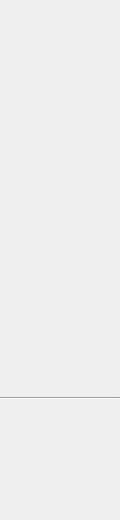
<?xml version="1.0" encoding="UTF-8"?>
<ui version="4.0">
 <class>OknoStatusowe</class>
 <widget class="QWidget" name="OknoStatusowe">
  <property name="geometry">
   <rect>
    <x>0</x>
    <y>0</y>
    <width>120</width>
    <height>520</height>
   </rect>
  </property>
  <property name="sizePolicy">
   <sizepolicy hsizetype="Fixed" vsizetype="Fixed">
    <horstretch>0</horstretch>
    <verstretch>0</verstretch>
   </sizepolicy>
  </property>
  <property name="windowTitle">
   <string>Form</string>
  </property>
  <widget class="StanCzujnika" name="zawor1" native="true">
   <property name="geometry">
    <rect>
     <x>0</x>
     <y>0</y>
     <width>120</width>
     <height>40</height>
    </rect>
   </property>
   <property name="sizePolicy">
    <sizepolicy hsizetype="Fixed" vsizetype="Fixed">
     <horstretch>0</horstretch>
     <verstretch>0</verstretch>
    </sizepolicy>
   </property>
   <property name="minimumSize">
    <size>
     <width>120</width>
     <height>0</height>
    </size>
   </property>
   <property name="maximumSize">
    <size>
     <width>120</width>
     <height>16777215</height>
    </size>
   </property>
  </widget>
  <widget class="StanCzujnika" name="zawor2" native="true">
   <property name="geometry">
    <rect>
     <x>0</x>
     <y>40</y>
     <width>120</width>
     <height>40</height>
    </rect>
   </property>
   <property name="sizePolicy">
    <sizepolicy hsizetype="Fixed" vsizetype="Fixed">
     <horstretch>0</horstretch>
     <verstretch>0</verstretch>
    </sizepolicy>
   </property>
   <property name="minimumSize">
    <size>
     <width>120</width>
     <height>0</height>
    </size>
   </property>
   <property name="maximumSize">
    <size>
     <width>120</width>
     <height>16777215</height>
    </size>
   </property>
  </widget>
  <widget class="StanCzujnika" name="zawor3" native="true">
   <property name="geometry">
    <rect>
     <x>0</x>
     <y>80</y>
     <width>120</width>
     <height>40</height>
    </rect>
   </property>
   <property name="sizePolicy">
    <sizepolicy hsizetype="Fixed" vsizetype="Fixed">
     <horstretch>0</horstretch>
     <verstretch>0</verstretch>
    </sizepolicy>
   </property>
   <property name="minimumSize">
    <size>
     <width>120</width>
     <height>0</height>
    </size>
   </property>
   <property name="maximumSize">
    <size>
     <width>120</width>
     <height>16777215</height>
    </size>
   </property>
  </widget>
  <widget class="StanCzujnika" name="zawor4" native="true">
   <property name="geometry">
    <rect>
     <x>0</x>
     <y>120</y>
     <width>120</width>
     <height>40</height>
    </rect>
   </property>
   <property name="sizePolicy">
    <sizepolicy hsizetype="Fixed" vsizetype="Fixed">
     <horstretch>0</horstretch>
     <verstretch>0</verstretch>
    </sizepolicy>
   </property>
   <property name="minimumSize">
    <size>
     <width>120</width>
     <height>0</height>
    </size>
   </property>
   <property name="maximumSize">
    <size>
     <width>120</width>
     <height>16777215</height>
    </size>
   </property>
  </widget>
  <widget class="StanCzujnika" name="zawor5" native="true">
   <property name="geometry">
    <rect>
     <x>0</x>
     <y>160</y>
     <width>120</width>
     <height>40</height>
    </rect>
   </property>
   <property name="sizePolicy">
    <sizepolicy hsizetype="Fixed" vsizetype="Fixed">
     <horstretch>0</horstretch>
     <verstretch>0</verstretch>
    </sizepolicy>
   </property>
   <property name="minimumSize">
    <size>
     <width>120</width>
     <height>0</height>
    </size>
   </property>
   <property name="maximumSize">
    <size>
     <width>120</width>
     <height>16777215</height>
    </size>
   </property>
  </widget>
  <widget class="StanCzujnika" name="zawor6" native="true">
   <property name="geometry">
    <rect>
     <x>0</x>
     <y>200</y>
     <width>120</width>
     <height>40</height>
    </rect>
   </property>
   <property name="sizePolicy">
    <sizepolicy hsizetype="Fixed" vsizetype="Fixed">
     <horstretch>0</horstretch>
     <verstretch>0</verstretch>
    </sizepolicy>
   </property>
   <property name="minimumSize">
    <size>
     <width>120</width>
     <height>0</height>
    </size>
   </property>
   <property name="maximumSize">
    <size>
     <width>120</width>
     <height>16777215</height>
    </size>
   </property>
  </widget>
  <widget class="StanCzujnika" name="zawor7" native="true">
   <property name="geometry">
    <rect>
     <x>0</x>
     <y>240</y>
     <width>120</width>
     <height>40</height>
    </rect>
   </property>
   <property name="sizePolicy">
    <sizepolicy hsizetype="Fixed" vsizetype="Fixed">
     <horstretch>0</horstretch>
     <verstretch>0</verstretch>
    </sizepolicy>
   </property>
   <property name="minimumSize">
    <size>
     <width>120</width>
     <height>0</height>
    </size>
   </property>
   <property name="maximumSize">
    <size>
     <width>120</width>
     <height>16777215</height>
    </size>
   </property>
  </widget>
  <widget class="StanCzujnika" name="zawor8" native="true">
   <property name="geometry">
    <rect>
     <x>0</x>
     <y>280</y>
     <width>120</width>
     <height>40</height>
    </rect>
   </property>
   <property name="sizePolicy">
    <sizepolicy hsizetype="Fixed" vsizetype="Fixed">
     <horstretch>0</horstretch>
     <verstretch>0</verstretch>
    </sizepolicy>
   </property>
   <property name="minimumSize">
    <size>
     <width>120</width>
     <height>0</height>
    </size>
   </property>
   <property name="maximumSize">
    <size>
     <width>120</width>
     <height>16777215</height>
    </size>
   </property>
  </widget>
  <widget class="StanCzujnika" name="pilot" native="true">
   <property name="geometry">
    <rect>
     <x>0</x>
     <y>320</y>
     <width>120</width>
     <height>40</height>
    </rect>
   </property>
   <property name="sizePolicy">
    <sizepolicy hsizetype="Fixed" vsizetype="Fixed">
     <horstretch>0</horstretch>
     <verstretch>0</verstretch>
    </sizepolicy>
   </property>
   <property name="minimumSize">
    <size>
     <width>120</width>
     <height>0</height>
    </size>
   </property>
   <property name="maximumSize">
    <size>
     <width>120</width>
     <height>16777215</height>
    </size>
   </property>
  </widget>
  <widget class="StanCzujnika" name="usb6210" native="true">
   <property name="geometry">
    <rect>
     <x>0</x>
     <y>400</y>
     <width>120</width>
     <height>40</height>
    </rect>
   </property>
   <property name="sizePolicy">
    <sizepolicy hsizetype="Fixed" vsizetype="Fixed">
     <horstretch>0</horstretch>
     <verstretch>0</verstretch>
    </sizepolicy>
   </property>
   <property name="minimumSize">
    <size>
     <width>120</width>
     <height>0</height>
    </size>
   </property>
   <property name="maximumSize">
    <size>
     <width>120</width>
     <height>16777215</height>
    </size>
   </property>
  </widget>
  <widget class="StanCzujnika" name="usb6501" native="true">
   <property name="geometry">
    <rect>
     <x>0</x>
     <y>440</y>
     <width>120</width>
     <height>40</height>
    </rect>
   </property>
   <property name="sizePolicy">
    <sizepolicy hsizetype="Fixed" vsizetype="Fixed">
     <horstretch>0</horstretch>
     <verstretch>0</verstretch>
    </sizepolicy>
   </property>
   <property name="minimumSize">
    <size>
     <width>120</width>
     <height>0</height>
    </size>
   </property>
   <property name="maximumSize">
    <size>
     <width>120</width>
     <height>16777215</height>
    </size>
   </property>
  </widget>
  <widget class="StanCzujnika" name="dozownik" native="true">
   <property name="geometry">
    <rect>
     <x>0</x>
     <y>480</y>
     <width>120</width>
     <height>40</height>
    </rect>
   </property>
   <property name="sizePolicy">
    <sizepolicy hsizetype="Fixed" vsizetype="Fixed">
     <horstretch>0</horstretch>
     <verstretch>0</verstretch>
    </sizepolicy>
   </property>
   <property name="minimumSize">
    <size>
     <width>120</width>
     <height>0</height>
    </size>
   </property>
   <property name="maximumSize">
    <size>
     <width>120</width>
     <height>16777215</height>
    </size>
   </property>
  </widget>
  <widget class="Line" name="line">
   <property name="geometry">
    <rect>
     <x>0</x>
     <y>397</y>
     <width>120</width>
     <height>3</height>
    </rect>
   </property>
   <property name="orientation">
    <enum>Qt::Horizontal</enum>
   </property>
  </widget>
 </widget>
 <customwidgets>
  <customwidget>
   <class>StanCzujnika</class>
   <extends>QWidget</extends>
   <header>stanczujnika.h</header>
   <container>1</container>
  </customwidget>
 </customwidgets>
 <resources/>
 <connections/>
</ui>
